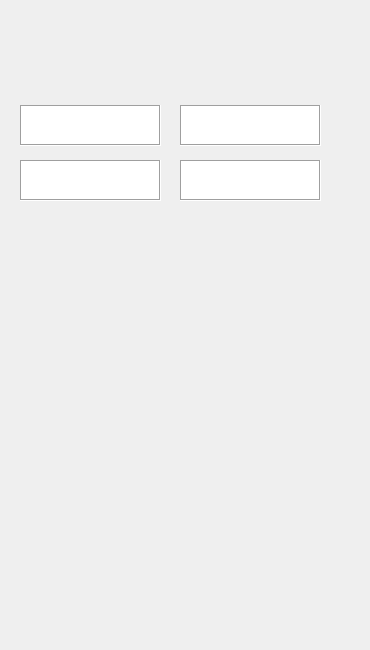
    <widget class="QWidget" name="user_home">
     <widget class="QLabel" name="label_18">
      <property name="geometry">
       <rect>
        <x>0</x>
        <y>0</y>
        <width>360</width>
        <height>640</height>
       </rect>
      </property>
      <property name="text">
       <string/>
      </property>
      <property name="pixmap">
       <pixmap>../image/user_home/user_choose_drop_off.png</pixmap>
      </property>
     </widget>
     <widget class="QPushButton" name="pushButt_scroll_user_home">
      <property name="geometry">
       <rect>
        <x>160</x>
        <y>70</y>
        <width>51</width>
        <height>16</height>
       </rect>
      </property>
      <property name="text">
       <string/>
      </property>
      <property name="flat">
       <bool>true</bool>
      </property>
     </widget>
     <widget class="QTextEdit" name="get_pickup_lat_user_home">
      <property name="geometry">
       <rect>
        <x>20</x>
        <y>105</y>
        <width>141</width>
        <height>41</height>
       </rect>
      </property>
      <property name="frameShape">
       <enum>QFrame::Box</enum>
      </property>
     </widget>
     <widget class="QTextEdit" name="get_pickup_lon_user_home">
      <property name="geometry">
       <rect>
        <x>180</x>
        <y>105</y>
        <width>141</width>
        <height>41</height>
       </rect>
      </property>
      <property name="frameShape">
       <enum>QFrame::Box</enum>
      </property>
     </widget>
     <widget class="QTextEdit" name="get_drop_off_lat_user_home">
      <property name="geometry">
       <rect>
        <x>20</x>
        <y>160</y>
        <width>141</width>
        <height>41</height>
       </rect>
      </property>
      <property name="frameShape">
       <enum>QFrame::Box</enum>
      </property>
     </widget>
     <widget class="QTextEdit" name="get_deop_off_lon_user_home">
      <property name="geometry">
       <rect>
        <x>180</x>
        <y>160</y>
        <width>141</width>
        <height>41</height>
       </rect>
      </property>
      <property name="frameShape">
       <enum>QFrame::Box</enum>
      </property>
     </widget>
     <widget class="QPushButton" name="pushButt_profile_user_home">
      <property name="geometry">
       <rect>
        <x>20</x>
        <y>10</y>
        <width>41</width>
        <height>41</height>
       </rect>
      </property>
      <property name="text">
       <string/>
      </property>
      <property name="flat">
       <bool>true</bool>
      </property>
     </widget>
     <widget class="QPushButton" name="pushButt_accept_user_home">
      <property name="geometry">
       <rect>
        <x>22</x>
        <y>580</y>
        <width>321</width>
        <height>41</height>
       </rect>
      </property>
      <property name="text">
       <string/>
      </property>
      <property name="flat">
       <bool>true</bool>
      </property>
     </widget>
     <widget class="QLabel" name="menu_bar_user_home">
      <property name="geometry">
       <rect>
        <x>0</x>
        <y>0</y>
        <width>360</width>
        <height>640</height>
       </rect>
      </property>
      <property name="text">
       <string/>
      </property>
      <property name="pixmap">
       <pixmap>../image/user_menu_bar/Menu Slide.png</pixmap>
      </property>
     </widget>
     <widget class="QPushButton" name="pushButt_menu_off_user_home">
      <property name="geometry">
       <rect>
        <x>300</x>
        <y>0</y>
        <width>61</width>
        <height>641</height>
       </rect>
      </property>
      <property name="text">
       <string/>
      </property>
      <property name="flat">
       <bool>true</bool>
      </property>
     </widget>
     <widget class="QPushButton" name="pushButt_my_wallet_user_home">
      <property name="geometry">
       <rect>
        <x>30</x>
        <y>290</y>
        <width>121</width>
        <height>29</height>
       </rect>
      </property>
      <property name="text">
       <string/>
      </property>
      <property name="flat">
       <bool>true</bool>
      </property>
     </widget>
     <widget class="QPushButton" name="pushButt_history_user_home">
      <property name="geometry">
       <rect>
        <x>30</x>
        <y>350</y>
        <width>111</width>
        <height>29</height>
       </rect>
      </property>
      <property name="text">
       <string/>
      </property>
      <property name="flat">
       <bool>true</bool>
      </property>
     </widget>
     <widget class="QPushButton" name="pushButt_settings_user_home">
      <property name="geometry">
       <rect>
        <x>30</x>
        <y>530</y>
        <width>111</width>
        <height>29</height>
       </rect>
      </property>
      <property name="text">
       <string/>
      </property>
      <property name="flat">
       <bool>true</bool>
      </property>
     </widget>
     <widget class="QPushButton" name="pushButt_logout_user_home">
      <property name="geometry">
       <rect>
        <x>30</x>
        <y>590</y>
        <width>111</width>
        <height>29</height>
       </rect>
      </property>
      <property name="text">
       <string/>
      </property>
      <property name="flat">
       <bool>true</bool>
      </property>
     </widget>
    </widget>
